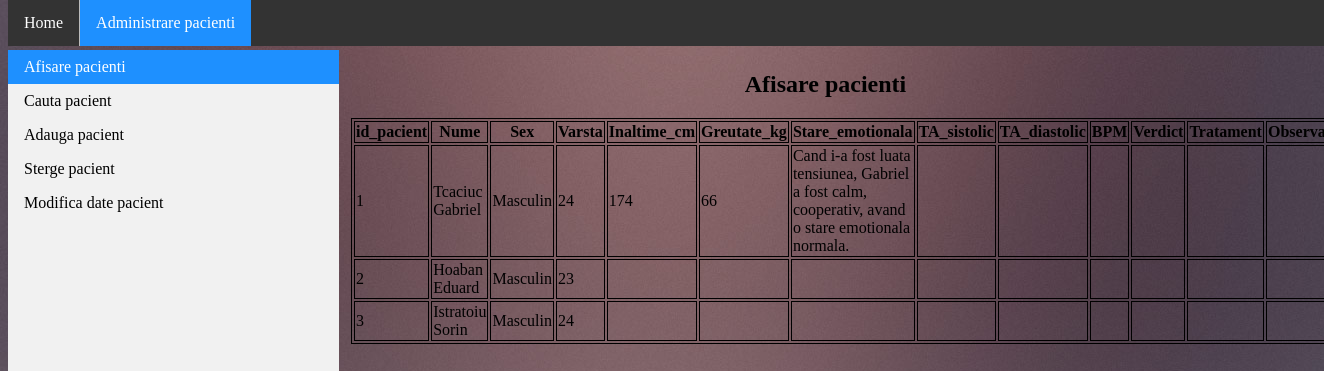
The app's page /Pacienti/Pacienti1.php with its own data.
### tables this page shows
CREATE TABLE `pacienti` (
  `id_pacient` int(15) NOT NULL,
  `Nume` varchar(50) NOT NULL,
  `Sex` varchar(10) NOT NULL,
  `Varsta` int(2) NOT NULL,
  `Inaltime_cm` int(3) DEFAULT NULL,
  `Greutate_kg` int(3) DEFAULT NULL,
  `Stare_emotionala` varchar(400) DEFAULT NULL,
  `TA_sistolic` int(3) DEFAULT NULL,
  `TA_diastolic` int(3) DEFAULT NULL,
  `BPM` int(3) DEFAULT NULL,
  `Verdict` varchar(100) DEFAULT NULL,
  `Tratament` varchar(400) DEFAULT NULL,
  `Observatii` varchar(400) DEFAULT NULL
);

### Pacienti/Pacienti1.php (the view, shortened to what this page needs)
<html>
<head>
<link rel="stylesheet" type="text/css" href="../mystyle.css"><div class="content">
<div id="top_bar">
<ul>
 <li><a  href="../Home.php">Home</a></li>
  <li><a  class = "active" href="../Pacienti/Pacienti.php">Administrare pacienti</a></li>
</ul></div></div></head>
<div id="sidebar">
<ul>
  <li><a  class="active" href="Pacienti1.php">Afisare pacienti</a></li>
  <li><a href="Pacienti2.php">Cauta pacient</a></li>
  <li><a href="Pacienti3.php">Adauga pacient</a></li>
  <li><a href="Pacienti4.php">Sterge pacient</a></li>
  <li><a href="Pacienti5.php">Modifica date pacient</a></li>
</ul>
</div>
<div style="margin-left:25%;padding:1px 16px;height:1000px;">
<body background="../bg.jpg">
<center>
<h2>Afisare pacienti</h2>
<?php
$servername = "localhost";
$username = "root";
$password = "";
$dbname = "CC";
$conn = new mysqli($servername, $username, $password, $dbname);
$sql = "SELECT * FROM pacienti";
$result = $conn->query($sql);
if ($result->num_rows > 0) {
    echo "<table><tr><th>id_pacient</th><th>Nume</th><th>Sex</th><th>Varsta</th><th>Inaltime_cm</th><th>Greutate_kg</th><th>Stare_emotionala</th><th>TA_sistolic</th><th>TA_diastolic</th><th>BPM</th><th>Verdict</th><th>Tratament</th><th>Observatii</th></tr>";
    while($row = $result->fetch_assoc()) {
        echo "<tr><td>".$row["id_pacient"]."</td><td>".$row["Nume"]."</td><td> ".$row["Sex"]."</td><td> ".$row["Varsta"]."</td><td> ".$row["Inaltime_cm"]."</td><td> ".$row["Greutate_kg"]."</td><td> ".$row["Stare_emotionala"]."</td><td> ".$row["TA_sistolic"]."</td><td> ".$row["TA_diastolic"]."</td><td> ".$row["BPM"]."</td><td> ".$row["Verdict"]."</td><td> ".$row["Tratament"]."</td><td> ".$row["Observatii"]."</td></tr>";
    }
    echo "</table>";
} else {
    echo "Nu exista rezultate!";
}
?>
</center>
</body>
</div>
</html>

### mystyle.css (style rules this page uses)
#top_bar ul { list-style-type: none; margin: 0; padding: 0; overflow: hidden; background-color: #333; position: fixed; top: 0; width: 100%; }
#top_bar li { float: left; border-right:1px solid #bbb; }
#top_bar li:last-child { border-right: none; }
#top_bar li a { display: block; color: white; text-align: center; padding: 14px 16px; text-decoration: none; }
#top_bar .active { background-color: #1E90FF; }
table, th, td { border: 1px solid black; }
#sidebar ul { list-style-type: none; margin: 0; padding: 0; width: 25%; background-color: #f1f1f1; position: fixed; height: 100%; overflow: auto; }
#sidebar li a { display: block; color: #000; padding: 8px 16px; text-decoration: none; }
#sidebar li a.active { background-color: #1E90FF; color: white; }
.content { margin-top:50px }

### records on screen
pacienti: id_pacient "1", Nume "Tcaciuc Gabriel", Sex "Masculin", Varsta "24", Inaltime_cm "174", Greutate_kg "66", Stare_emotionala "Cand i-a fost luata tensiunea, Gabriel a fost calm, cooperativ, avand o stare emotionala normala."
pacienti: id_pacient "2", Nume "Hoaban Eduard", Sex "Masculin", Varsta "23"
pacienti: id_pacient "3", Nume "Istratoiu Sorin", Sex "Masculin", Varsta "24"
